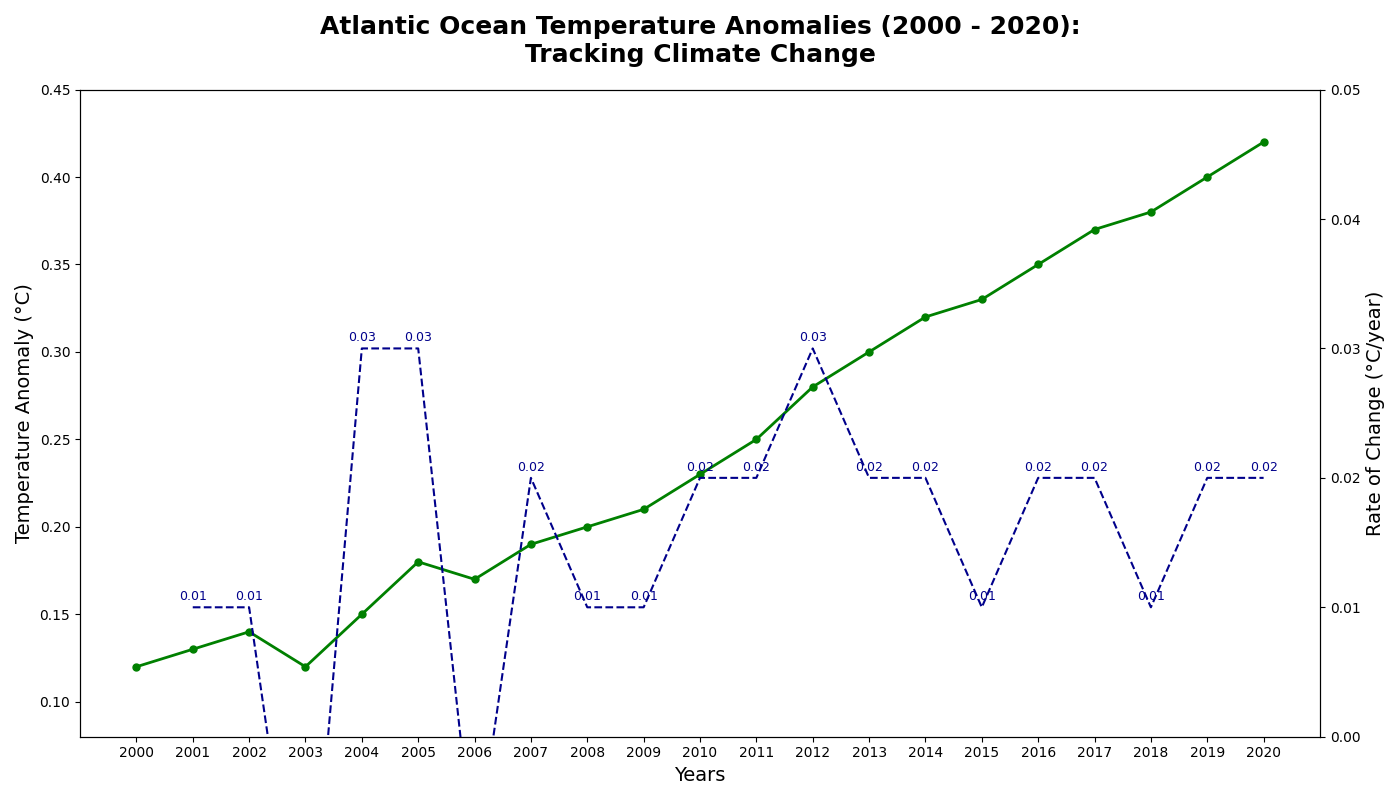

Here is the Python script that generated this plot:
import matplotlib.pyplot as plt
import numpy as np

# Data for ocean temperature anomalies
years = np.arange(2000, 2021)
atlantic_anomalies = [0.12, 0.13, 0.14, 0.12, 0.15, 0.18, 0.17, 0.19, 0.20, 0.21, 0.23, 0.25, 0.28, 0.30, 0.32, 0.33, 0.35, 0.37, 0.38, 0.40, 0.42]

fig, ax = plt.subplots(figsize=(14, 8))

# Plot the line chart for Atlantic anomalies
ax.plot(years, atlantic_anomalies, color='green', marker='o', markersize=5, linewidth=2)

# Titles and labels
ax.set_title("Atlantic Ocean Temperature Anomalies (2000 - 2020):\nTracking Climate Change", fontsize=18, fontweight='bold', pad=20)
ax.set_xlabel("Years", fontsize=14)
ax.set_ylabel("Temperature Anomaly (°C)", fontsize=14)

# Set axis limits
ax.set_xticks(years)
ax.set_xlim([1999, 2021])
ax.set_ylim([0.08, 0.45])

# Adding a secondary indicator subplot for Atlantic rate of change
ax_anomaly_change = ax.twinx()  # Create a second y axis
atlantic_rate_of_change = np.diff(atlantic_anomalies)
ax_anomaly_change.plot(years[1:], atlantic_rate_of_change, color='darkblue', linestyle='--', linewidth=1.5)

# Align secondary y-axis to primary
ax_anomaly_change.set_ylim([0.00, 0.05])
ax_anomaly_change.set_ylabel("Rate of Change (°C/year)", fontsize=14)

# Annotate the change plot
for i, rate in enumerate(atlantic_rate_of_change):
    ax_anomaly_change.annotate(f"{rate:.2f}", (years[i+1], rate), textcoords="offset points", xytext=(0,5), ha='center', fontsize=9, color='darkblue')

plt.tight_layout()
plt.show()
